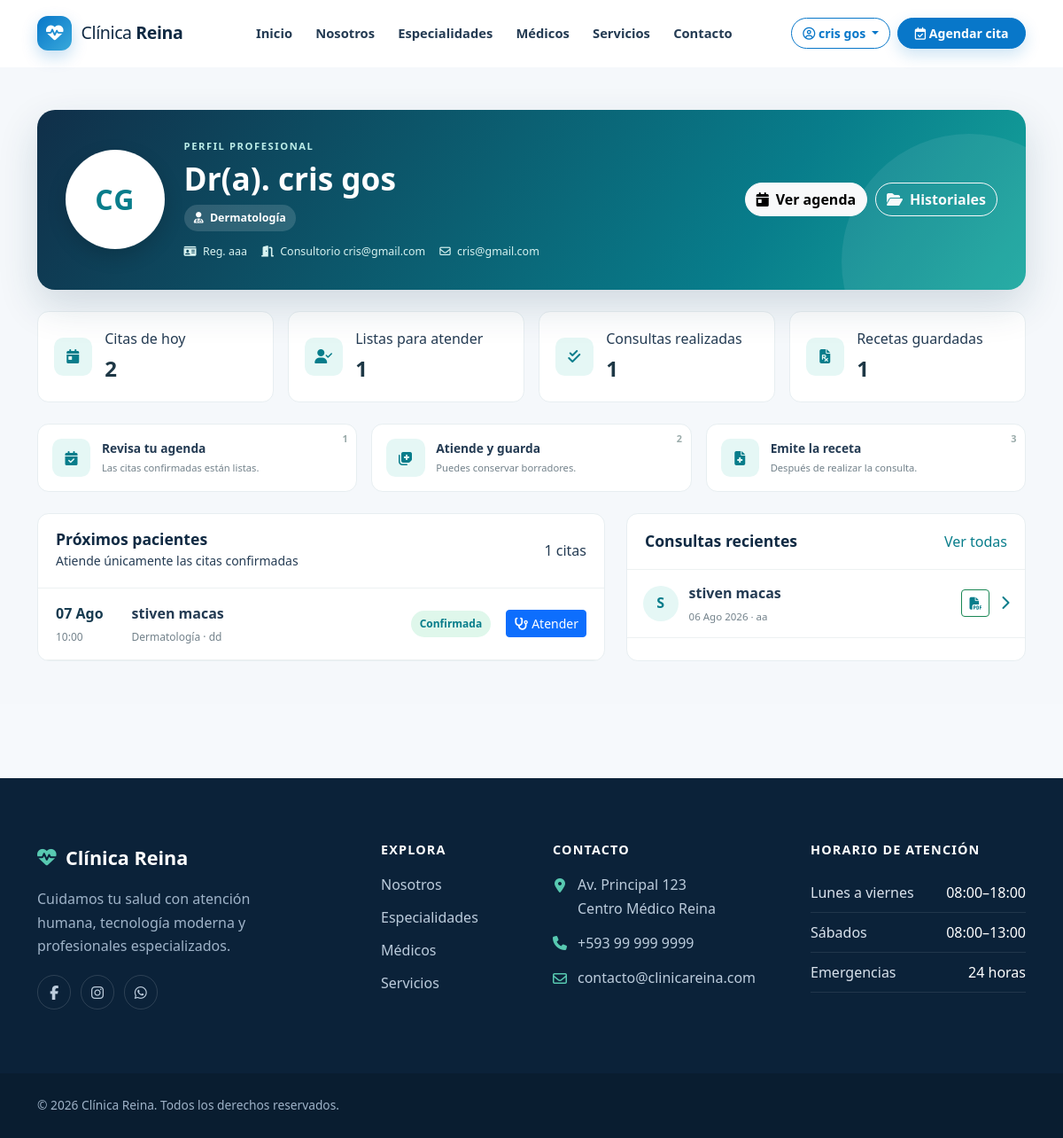
The page /dashboard/medico/ (signed in) on the database its author committed.
### apps/medicos/models.py (models this page shows)
class Medico(models.Model):
    usuario = models.OneToOneField(
        settings.AUTH_USER_MODEL,
        on_delete=models.SET_NULL,
        null=True,
        blank=True,
        related_name="medico",
    )
    especialidad = models.ForeignKey(
        "especialidades.Especialidad", on_delete=models.PROTECT, related_name="medicos"
    )
    nombres = models.CharField(max_length=100)
    apellidos = models.CharField(max_length=100)
    registro_profesional = models.CharField(max_length=50, unique=True)
    foto = models.ImageField(upload_to="medicos/", blank=True, null=True)
    biografia = models.TextField(blank=True)
    consultorio = models.CharField(max_length=100, blank=True)
    duracion_consulta = models.PositiveSmallIntegerField(default=30, help_text="Minutos")
    activo = models.BooleanField(default=True)
    destacado = models.BooleanField(default=False)
    creado_en = models.DateTimeField(auto_now_add=True)
    class Meta:
        ordering = ("nombres", "apellidos")
        verbose_name = "Médico"
        verbose_name_plural = "Médicos"
    def __str__(self):
        return f"Dr(a). {self.nombres} {self.apellidos}"

### apps/especialidades/models.py (models this page shows, shortened)
class Especialidad(models.Model):
    nombre = models.CharField(
        max_length=100,
        unique=True,
        verbose_name="Nombre"
    )
    descripcion = models.TextField(
        verbose_name="Descripción",
        blank=True
    )
    imagen = models.ImageField(
        upload_to="especialidades/",
        blank=True,
        null=True,
        verbose_name="Imagen"
    )
    activo = models.BooleanField(
        default=True,
        verbose_name="Activo"
    )
    fecha_creacion = models.DateTimeField(
        auto_now_add=True
    )
    class Meta:
        verbose_name = "Especialidad"
        verbose_name_plural = "Especialidades"
        ordering = [
            "nombre"
        ]

### apps/citas/models.py (models this page shows, shortened)
class Cita(models.Model):
    PENDIENTE = "PENDIENTE"
    CONFIRMADA = "CONFIRMADA"
    CANCELADA = "CANCELADA"
    ATENDIDA = "ATENDIDA"
    REAGENDADA = "REAGENDADA"
    ESTADOS = [
        (PENDIENTE, "Pendiente"),
        (CONFIRMADA, "Confirmada"),
        (REAGENDADA, "Reagendada"),
        (ATENDIDA, "Realizada"),
        (CANCELADA, "Cancelada"),
    ]
    paciente = models.ForeignKey(settings.AUTH_USER_MODEL, on_delete=models.PROTECT, related_name="citas")
    medico = models.ForeignKey("medicos.Medico", on_delete=models.PROTECT, related_name="citas")
    especialidad = models.ForeignKey("especialidades.Especialidad", on_delete=models.PROTECT, related_name="citas")
    fecha = models.DateField()
    hora = models.TimeField()
    motivo = models.TextField(max_length=500)
    estado = models.CharField(max_length=12, choices=ESTADOS, default=PENDIENTE)
    creado_en = models.DateTimeField(auto_now_add=True)
    recordatorio_whatsapp_enviado = models.BooleanField(default=False)
    fecha_recordatorio_whatsapp = models.DateTimeField(null=True, blank=True)
    whatsapp_message_id = models.CharField(max_length=255, blank=True)
    estado_recordatorio_whatsapp = models.CharField(max_length=30, blank=True)
    error_recordatorio_whatsapp = models.TextField(blank=True)
    class Meta:
        ordering = ("fecha", "hora")
        constraints = [
            models.UniqueConstraint(
                fields=("medico", "fecha", "hora"),
                condition=~models.Q(estado="CANCELADA"),
                name="cita_medico_fecha_hora_activa_unica",
            )
        ]

### apps/historial/models.py (models this page shows, shortened)
class HistorialClinico(models.Model):
    cita = models.OneToOneField("citas.Cita", on_delete=models.PROTECT, related_name="historial_clinico")
    medico = models.ForeignKey("medicos.Medico", on_delete=models.PROTECT, related_name="historiales")
    paciente = models.ForeignKey("auth.User", on_delete=models.PROTECT, related_name="historiales_clinicos")
    motivo_consulta = models.TextField(max_length=1000, blank=True)
    peso = models.DecimalField(max_digits=5, decimal_places=2, null=True, blank=True, help_text="Kilogramos")
    talla = models.DecimalField(max_digits=4, decimal_places=2, null=True, blank=True, help_text="Metros")
    temperatura = models.DecimalField(max_digits=4, decimal_places=1, null=True, blank=True, help_text="°C")
    presion_arterial = models.CharField(max_length=20, blank=True)
    frecuencia_cardiaca = models.PositiveSmallIntegerField(null=True, blank=True, help_text="Latidos por minuto")
    saturacion_oxigeno = models.PositiveSmallIntegerField(null=True, blank=True, help_text="Porcentaje")
    diagnostico = models.TextField(max_length=3000, blank=True)
    tratamiento = models.TextField(max_length=3000, blank=True)
    observaciones = models.TextField(max_length=2000, blank=True)
    finalizado = models.BooleanField(default=False)
    atendida_en = models.DateTimeField(auto_now_add=True)
    actualizado_en = models.DateTimeField(auto_now=True)
    class Meta:
        ordering = ("-atendida_en",)
        verbose_name = "Historial clínico"
        verbose_name_plural = "Historias clínicas"

### apps/dashboard/views.py (the view)
# urls.py: path("medico/", views.dashboard_medico, name="medico"),
@solo_medico
def dashboard_medico(request):
    medico = Medico.objects.filter(usuario=request.user).first()
    citas = Cita.objects.none() if medico is None else Cita.objects.filter(medico=medico).select_related("paciente", "especialidad")
    historiales = HistorialClinico.objects.none() if medico is None else HistorialClinico.objects.filter(medico=medico, finalizado=True).select_related("paciente", "cita", "receta")
    return render(request, "dashboard/medico.html", {
        "perfil": request.user.perfil,
        "medico": medico,
        "citas_hoy": citas.filter(fecha=timezone.localdate()),
        "proximas_citas": citas.filter(fecha__gte=timezone.localdate()).exclude(estado__in=[Cita.ATENDIDA, Cita.CANCELADA])[:5],
        "historiales_recientes": historiales[:4],
        "total_realizadas": historiales.count(),
        "confirmadas_hoy": citas.filter(fecha=timezone.localdate(), estado=Cita.CONFIRMADA).count(),
        "recetas_guardadas": 0 if medico is None else Receta.objects.filter(medico=medico).count(),
    })

### apps/usuarios/models.py (called while the page is built)
    @property
    def es_administrador(self):
        return self.rol == self.Rol.ADMIN or self.usuario.is_superuser

### templates/dashboard/medico.html (shortened to what this page needs)
{% extends "base.html" %}{% load static %}{% block title %}Panel médico | Clínica Reina{% endblock %}{% block css %}<link rel="stylesheet" href="{% static 'css/roles_dashboard.css' %}">{% endblock %}
{% block content %}<section class="role-dashboard"><div class="container py-5">{% if medico %}<header class="profile-hero doctor-profile"><div class="profile-identity"><div class="profile-avatar">{% if medico.foto %}<img src="{{ medico.foto.url }}" alt="Foto de {{ medico }}">{% elif perfil.foto %}<img src="{{ perfil.foto.url }}" alt="Foto de {{ medico }}">{% else %}<span>{{ medico.nombres|first|upper }}{{ medico.apellidos|first|upper }}</span>{% endif %}</div><div><p class="profile-eyebrow">PERFIL PROFESIONAL</p><h1>{{ medico }}</h1><span class="profile-role"><i class="fa-solid fa-user-doctor"></i> {{ medico.especialidad.nombre }}</span><div class="profile-contact"><span><i class="fa-solid fa-id-card"></i> Reg. {{ medico.registro_profesional }}</span><span><i class="fa-solid fa-door-open"></i> Consultorio {{ medico.consultorio|default:'por asignar' }}</span><span><i class="fa-regular fa-envelope"></i> {{ request.user.email|default:'Correo no registrado' }}</span></div></div></div><div class="profile-actions"><a class="btn btn-light" href="#agenda-medica"><i class="fa-solid fa-calendar-day me-2"></i>Ver agenda</a><a class="btn btn-outline-light" href="{% url 'historial:mis_historiales' %}"><i class="fa-solid fa-folder-open me-2"></i>Historiales</a></div></header>
<div class="role-metrics doctor-metrics"><article><i class="fa-solid fa-calendar-day"></i><span>Citas de hoy<strong>{{ citas_hoy|length }}</strong></span></article><article><i class="fa-solid fa-user-check"></i><span>Listas para atender<strong>{{ confirmadas_hoy }}</strong></span></article><article><i class="fa-solid fa-check-double"></i><span>Consultas realizadas<strong>{{ total_realizadas }}</strong></span></article><article><i class="fa-solid fa-file-prescription"></i><span>Recetas guardadas<strong>{{ recetas_guardadas }}</strong></span></article></div>
<section class="medical-workflow"><div><span>1</span><i class="fa-solid fa-calendar-check"></i><strong>Revisa tu agenda</strong><small>Las citas confirmadas están listas.</small></div><div><span>2</span><i class="fa-solid fa-notes-medical"></i><strong>Atiende y guarda</strong><small>Puedes conservar borradores.</small></div><div><span>3</span><i class="fa-solid fa-file-medical"></i><strong>Emite la receta</strong><small>Después de realizar la consulta.</small></div></section>
<div class="row g-4" id="agenda-medica"><div class="col-xl-7"><section class="role-card h-100"><header><div><h2>Próximos pacientes</h2><small>Atiende únicamente las citas confirmadas</small></div><span>{{ proximas_citas|length }} citas</span></header>{% for cita in proximas_citas %}<div class="role-row"><strong>{{ cita.fecha|date:'d M' }}<small>{{ cita.hora|time:'H:i' }}</small></strong><span>{{ cita.paciente.get_full_name|default:cita.paciente.username }}<small>{{ cita.especialidad.nombre }} · {{ cita.motivo|truncatechars:55 }}</small></span><em class="status-badge status-{{ cita.estado|lower }}">{{ cita.get_estado_display }}</em>{% if cita.estado == 'CONFIRMADA' %}<a class="btn btn-sm btn-primary" href="{% url 'historial:atender_cita' cita.pk %}"><i class="fa-solid fa-stethoscope me-1"></i>Atender</a>{% else %}<span class="text-muted small">Esperando confirmación</span>{% endif %}</div>{% empty %}<div class="empty-profile"><i class="fa-solid fa-calendar-check"></i><p>No tienes citas próximas.</p></div>{% endfor %}</section></div>
<div class="col-xl-5"><section class="role-card h-100"><header><h2>Consultas recientes</h2><a href="{% url 'historial:mis_historiales' %}">Ver todas</a></header>{% for historial in historiales_recientes %}<div class="history-preview"><span class="history-avatar">{{ historial.paciente.first_name|first|default:historial.paciente.username|first|upper }}</span><div><strong>{{ historial.paciente.get_full_name|default:historial.paciente.username }}</strong><small>{{ historial.atendida_en|date:'d M Y' }} · {{ historial.diagnostico|truncatechars:42 }}</small></div>{% if historial.receta %}<a class="btn btn-sm btn-outline-success" href="{% url 'recetas:descargar' historial.receta.pk %}" title="Descargar receta"><i class="fa-solid fa-file-pdf"></i></a>{% else %}<a class="btn btn-sm btn-outline-primary" href="{% url 'recetas:emitir' historial.pk %}" title="Emitir receta"><i class="fa-solid fa-file-medical"></i></a>{% endif %}<a href="{% url 'historial:detalle_historial' historial.pk %}" aria-label="Abrir historial"><i class="fa-solid fa-chevron-right"></i></a></div>{% empty %}<p class="empty-role">Todavía no has registrado consultas.</p>{% endfor %}</section></div></div>
{% endif %}</div></section>{% endblock %}

### templates/componentes/navbar.html (shortened to what this page needs)
{% load socialaccount %}
<nav class="clinic-navbar navbar navbar-expand-xl sticky-top" aria-label="Navegación principal" data-navbar>
  <div class="container">
    <a class="clinic-navbar__brand navbar-brand" href="{% url 'pagina:inicio' %}" aria-label="Clínica Reina, inicio">
      <span class="clinic-navbar__logo" aria-hidden="true"><i class="fa-solid fa-heart-pulse"></i></span>
      <span>Clínica <strong>Reina</strong></span>
    </a>
    <div class="collapse navbar-collapse" id="menuNavbar">
      <ul class="navbar-nav mx-xl-auto">
        <li class="nav-item"><a class="nav-link" href="{% url 'pagina:inicio' %}">Inicio</a></li>
        <li class="nav-item"><a class="nav-link" href="{% url 'pagina:nosotros' %}">Nosotros</a></li>
        <li class="nav-item"><a class="nav-link" href="{% url 'pagina:especialidades' %}">Especialidades</a></li>
        <li class="nav-item"><a class="nav-link" href="{% url 'pagina:medicos' %}">Médicos</a></li>
        <li class="nav-item"><a class="nav-link" href="{% url 'pagina:servicios' %}">Servicios</a></li>
        <li class="nav-item"><a class="nav-link" href="{% url 'pagina:contacto' %}">Contacto</a></li>
      </ul>
      <div class="clinic-navbar__actions d-flex flex-column flex-xl-row align-items-xl-center gap-2">
        {% if user.is_authenticated %}
          <div class="dropdown">
            <button class="btn clinic-user-menu dropdown-toggle" type="button" data-bs-toggle="dropdown" aria-expanded="false">
              <i class="fa-regular fa-circle-user" aria-hidden="true"></i>
              <span>{{ user.get_full_name|default:user.username }}</span>
            </button>
          </div>
        {% endif %}
        <a href="{% url 'citas:agendar' %}" class="btn clinic-appointment-btn"><i class="fa-regular fa-calendar-check" aria-hidden="true"></i> Agendar cita</a>
      </div>
    </div>
  </div>
</nav>

### static/css/variables.css (style rules this page uses)
:root { --color-primary: #0877c9; --color-primary-dark: #075a98; --color-primary-soft: #e9f5fd; --color-secondary: #64748b; --color-success: #1f9d7a; --color-success-soft: #e7f7f1; --color-danger: #dc3545; --color-dark: #102a43; --color-background: #f6f9fc; --color-surface: #ffffff; --color-text: #243b53; --color-muted: #627d98; --color-border: #d9e2ec; --font-family: "Segoe UI", Roboto, "Helvetica Neue", Arial, sans-serif; --radius-sm: .5rem; --radius-md: 1rem; --radius-lg: 1.5rem; --radius-pill: 999px; --shadow-sm: 0 4px 14px rgb(16 42 67 / 7%); --shadow-md: 0 14px 36px rgb(16 42 67 / 12%); --shadow-lg: 0 24px 60px rgb(16 42 67 / 16%); --space-xs: .5rem; --space-sm: .75rem; --space-md: 1rem; --space-lg: 1.5rem; --space-xl: 2.5rem; --transition-fast: 180ms ease; --transition-normal: 320ms ease; --navbar-height: 76px; }

### static/css/base.css (style rules this page uses)
html { scroll-behavior: smooth; scroll-padding-top: calc(var(--navbar-height) + 1rem); }
body { min-height: 100vh; display: flex; flex-direction: column; margin: 0; overflow-x: hidden; color: var(--color-text); background: var(--color-background); font-family: var(--font-family); line-height: 1.65; text-rendering: optimizeLegibility; }
h1, h2, h3, h4, h5, h6 { color: var(--color-dark); font-weight: 700; line-height: 1.2; text-wrap: balance; }
p { text-wrap: pretty; }
a { color: var(--color-primary); text-decoration: none; transition: color var(--transition-fast); }
section { position: relative; }

### static/css/navbar.css (style rules this page uses)
.clinic-navbar { min-height: var(--navbar-height); padding-block: .75rem; background: rgb(255 255 255 / 96%); border-bottom: 1px solid transparent; backdrop-filter: blur(14px); transition: min-height var(--transition-normal), box-shadow var(--transition-normal), border-color var(--transition-normal); }
.clinic-navbar__brand { display: inline-flex; align-items: center; gap: .65rem; color: var(--color-dark); font-size: 1.22rem; letter-spacing: -.02em; }
.clinic-navbar__logo { display: inline-grid; width: 2.45rem; height: 2.45rem; place-items: center; color: #fff; background: linear-gradient(135deg, var(--color-primary), #39a9db); border-radius: .75rem; box-shadow: 0 7px 18px rgb(8 119 201 / 24%); }
.clinic-navbar .nav-link { position: relative; margin-inline: .1rem; padding: .65rem .72rem !important; color: var(--color-text); font-size: .92rem; font-weight: 600; }
.clinic-navbar .nav-link::after { position: absolute; right: .7rem; bottom: .35rem; left: .7rem; height: 2px; content: ""; background: var(--color-primary); transform: scaleX(0); transition: transform var(--transition-fast); }
.clinic-navbar__actions .btn { white-space: nowrap; border-radius: var(--radius-pill); font-size: .88rem; font-weight: 700; }
.clinic-login-btn, .clinic-user-menu { color: var(--color-primary); background: transparent; border-color: var(--color-primary); }
.clinic-appointment-btn { padding-inline: 1.15rem; color: #fff; background: var(--color-primary); border-color: var(--color-primary); box-shadow: 0 7px 18px rgb(8 119 201 / 20%); }

### rows shown on the page
Medico: nombres|first "C", apellidos|first "G", nombres+apellidos "Dr(a). cris gos", especialidad.nombre "Dermatología", registro_profesional "aaa", consultorio "cris@gmail.com"
Cita: fecha "07 Ago", hora "10:00", paciente.get_full_name "stiven macas", especialidad.nombre "Dermatología", motivo "dd", estado "Confirmada", shows "Atender"
HistorialClinico: paciente.first_name|first "S", paciente.get_full_name "stiven macas", atendida_en "06 Ago 2026", diagnostico "aa"

### other values the page prints
{{ user.get_full_name|default:user.username }} "cris gos"
{{ request.user.email|default:'Correo no registrado' }} "cris@gmail.com"
{{ citas_hoy|length }} "2"
{{ confirmadas_hoy }} "1"
{{ total_realizadas }} "1"
{{ recetas_guardadas }} "1"
{{ proximas_citas|length }} "1"
